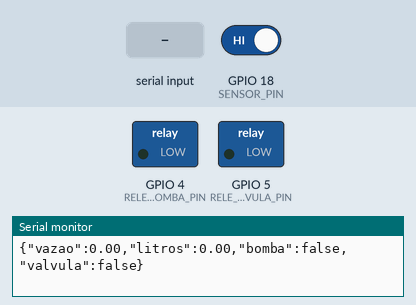
Bench run of a program on a simulated ESP32. On the bench: switched loads named in the program (green lamp = pin HIGH), the last lines printed to the serial monitor. The test bench sets the inputs (shaded band); at power-on: GPIO 18 (SENSOR_PIN) HIGH.

Above: at 1.2 s.
1.3 s: "LIGAR\n" received over Serial
At 2.1 s:
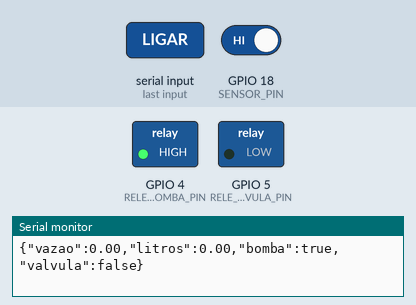
2.8 s: "LIGAR_VALVULA\n" received over Serial
At 3.2 s:
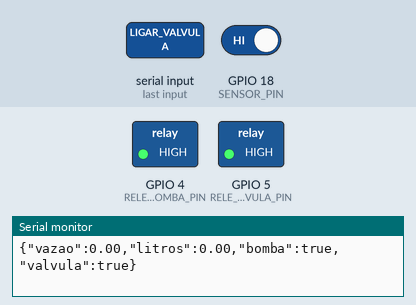
4.3 s: "DESLIGAR\n" received over Serial
At 5.5 s:
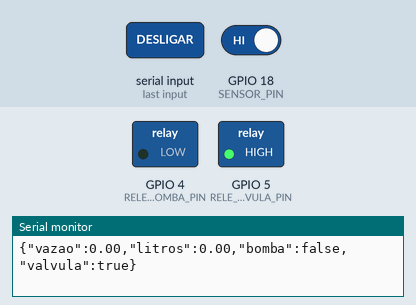
5.8 s: "DESLIGAR_VALVULA\n" received over Serial
At 6.7 s:
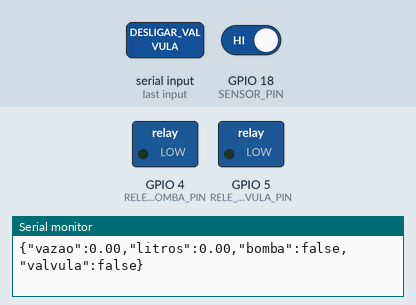
Timing chart, 0 to 8.3 s (numbered marks = the images above; inputs shaded):
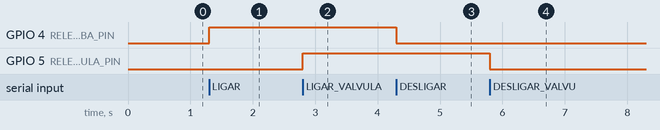

Measured:
- after the input at 1.3 s, GPIO 4 (RELE_BOMBA_PIN): LOW → HIGH at once
- after the input at 2.8 s, GPIO 5 (RELE_VALVULA_PIN): LOW → HIGH at once
- after the input at 4.3 s, GPIO 4 (RELE_BOMBA_PIN): HIGH → LOW at once
- after the input at 5.8 s, GPIO 5 (RELE_VALVULA_PIN): HIGH → LOW at once

The program:

main.cpp
```cpp
#include <Arduino.h>

// Pinos
#define SENSOR_PIN 18
#define RELE_BOMBA_PIN 4
#define RELE_VALVULA_PIN 5

// Variáveis do sensor
volatile int pulsos = 0;
float vazaoAtual = 0;
float litrosTotais = 0;
unsigned long ultimoTempo = 0;

// Estado dos equipamentos
bool bombaLigada = false;
bool valvulaLigada = false;

// Conta os pulsos do sensor
void IRAM_ATTR contarPulso()
{
  pulsos++;
}

// Verifica comandos recebidos pela Serial
void verificarComandos()
{
  if (Serial.available())
  {
    String comando = Serial.readStringUntil('\n');
    comando.trim();

    // Controle da bomba
    if (comando == "LIGAR")
    {
      digitalWrite(RELE_BOMBA_PIN, HIGH);
      bombaLigada = true;
    }

    if (comando == "DESLIGAR")
    {
      digitalWrite(RELE_BOMBA_PIN, LOW);
      bombaLigada = false;
    }

    // Controle da válvula
    if (comando == "LIGAR_VALVULA")
    {
      digitalWrite(RELE_VALVULA_PIN, HIGH);
      valvulaLigada = true;
    }

    if (comando == "DESLIGAR_VALVULA")
    {
      digitalWrite(RELE_VALVULA_PIN, LOW);
      valvulaLigada = false;
    }
  }
}

// Atualiza os dados do sensor
void atualizarSensor()
{
  unsigned long agora = millis();

  // Atualiza a cada 1 segundo
  if (agora - ultimoTempo >= 1000)
  {
    noInterrupts();

    int pulsosLidos = pulsos;
    pulsos = 0;

    interrupts();

    // Calcula a vazão
    vazaoAtual = pulsosLidos / 7.5;

    // Soma o consumo
    litrosTotais += vazaoAtual / 60.0;

    ultimoTempo = agora;

    // Envia dados em JSON
    Serial.print("{");

    Serial.print("\"vazao\":");
    Serial.print(vazaoAtual, 2);

    Serial.print(",\"litros\":");
    Serial.print(litrosTotais, 2);
    // Tirar status


    Serial.print(",\"bomba\":");
    Serial.print(bombaLigada ? "true" : "false");

    Serial.print(",\"valvula\":");
    Serial.print(valvulaLigada ? "true" : "false");

    Serial.println("}");
  }
}

void setup()
{
  Serial.begin(115200);

  pinMode(SENSOR_PIN, INPUT_PULLUP);

  // Relé da bomba
  pinMode(RELE_BOMBA_PIN, OUTPUT);
  digitalWrite(RELE_BOMBA_PIN, LOW);

  // Relé da válvula
  pinMode(RELE_VALVULA_PIN, OUTPUT);
  digitalWrite(RELE_VALVULA_PIN, LOW);

  // Interrupção do sensor
  attachInterrupt(
    digitalPinToInterrupt(SENSOR_PIN),
    contarPulso,
    RISING
  );
}

// Loop principal
void loop()
{
  verificarComandos();
  atualizarSensor();
}
```
